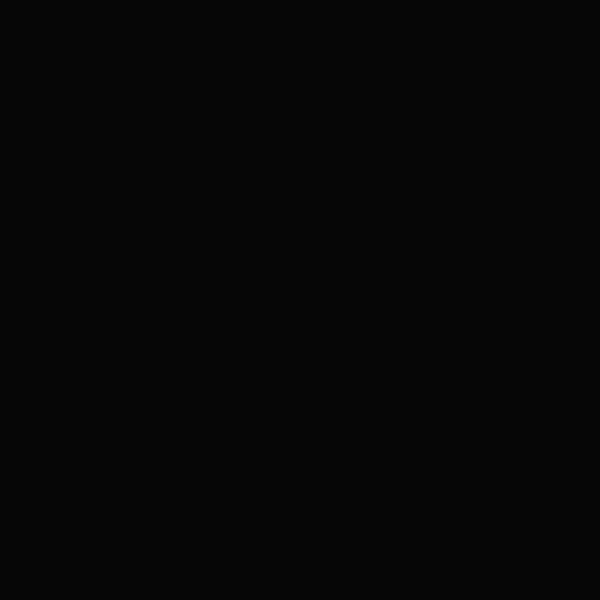
Frame 1 (no input)
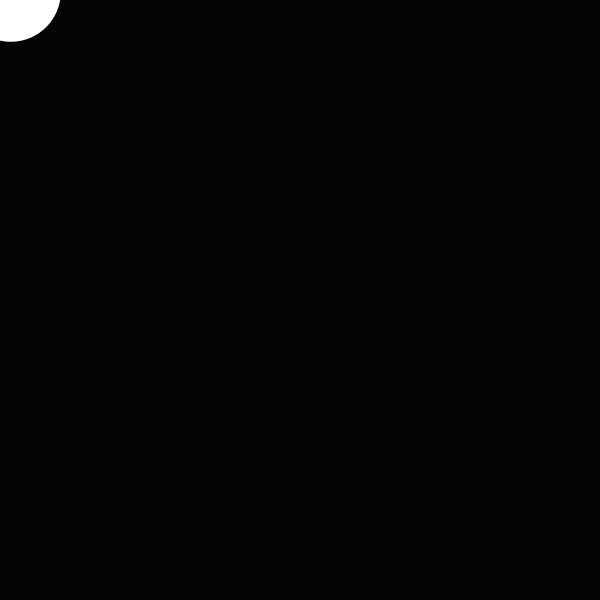
Frame 60 (the mouse pressed at the canvas centre just before this capture)
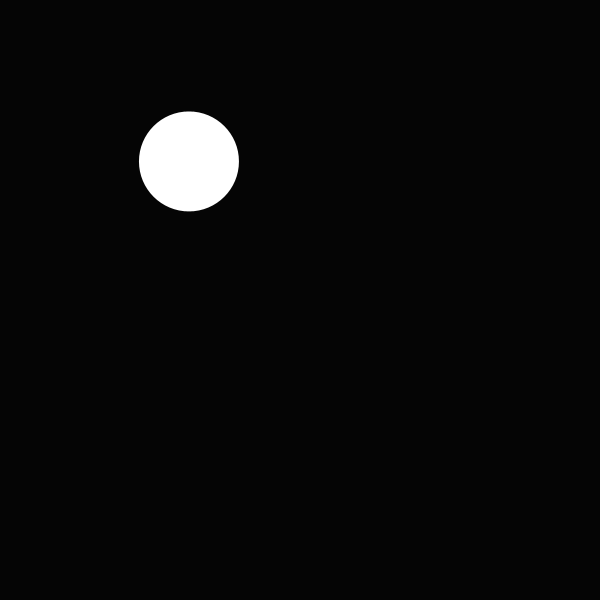
Frame 120 (the mouse held since frame 60 and released just before this capture)

The Processing sketch that drew these frames (run headless with seeded random() and noise(); from frame 60 on, the mouse is pressed at the canvas centre):

// Processing sketch: processing_114768
// ── processing_114768.pde

void setup() { 
  size(600,600);
  background(255);
  noStroke();
    }
  void draw(){
  background(5);
  fill (255);
  ellipse (mouseX + random(-200,100), mouseY + random(-200,100),100,100);
   
  }
